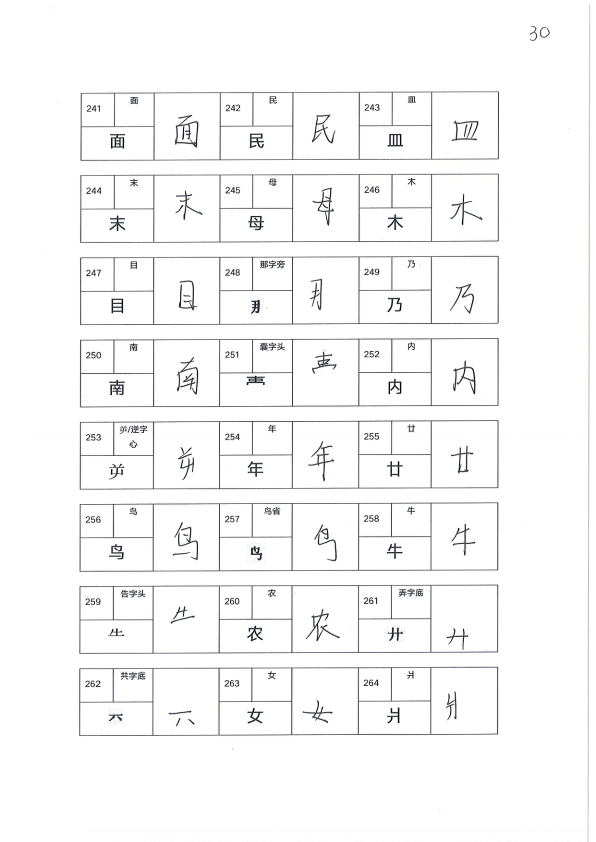
#> input picture wrong/11/30.jpg, 1191 x 1684 px, given as the content of the folder image/, which was not available (shown at 1/2 size)
$ python split.py   (older library calls are emulated)
#> lines starting #> are read from the running program, lines starting #| are printed output that depends on the picture; after the words box and inside, x2 and y2 are one past the last pixel; in counts of white or black regions, pixels touching at a corner belong together; pictures that were not available may be replaced by others from this repository, and a replacement may not be noted
import cv2
import numpy as np

from sklearn.cluster import KMeans

import os


class Interception:
    def __init__(self):
        self.min_area = 1000    # 过滤掉太小的矩形
        self.max_area = 7000    # 手写字框的面积
        self.save_dir = "dataset/"    # 结果保存到哪里
        self.image_dir = "image/"     # 从哪个文件夹开始识别
        self.handled_image = None
        self.path_list = os.listdir(self.image_dir)
        self.raw_image = None       # 读取的图片
        self.result_image = None    # 拷贝一份用于扣字
        self.kernel = np.ones((3, 3), np.uint8)
        self.contour_list = []      # 识别到的轮廓
        self.axis_contour_list = [] # 轮廓的所有信息+编号
        self.rounds = 0

    def show(self, name, image):
        height, width = image.shape[:2]
        image = cv2.resize(image, (int(width/2), int(height/2)))
        cv2.imshow(name, image)
        cv2.waitKey(0)
        # [6 lines of commented-out code are left out]

    def readImage(self, image_name):
        # 读取图片
#> called with image_name = '30.jpg/30.jpg'
        image_path = self.image_dir + image_name
        self.raw_image = cv2.imread(image_path)
#> self.raw_image is the input picture: shape (1684, 1191, 3); mean B, G, R 248.1, 248, 247.9
        self.result_image = self.raw_image.copy()

    def prehandle(self, image):
        gray = cv2.cvtColor(image, cv2.COLOR_BGR2GRAY)
        Laplacian=cv2.Laplacian(gray,cv2.CV_8U,ksize=3)
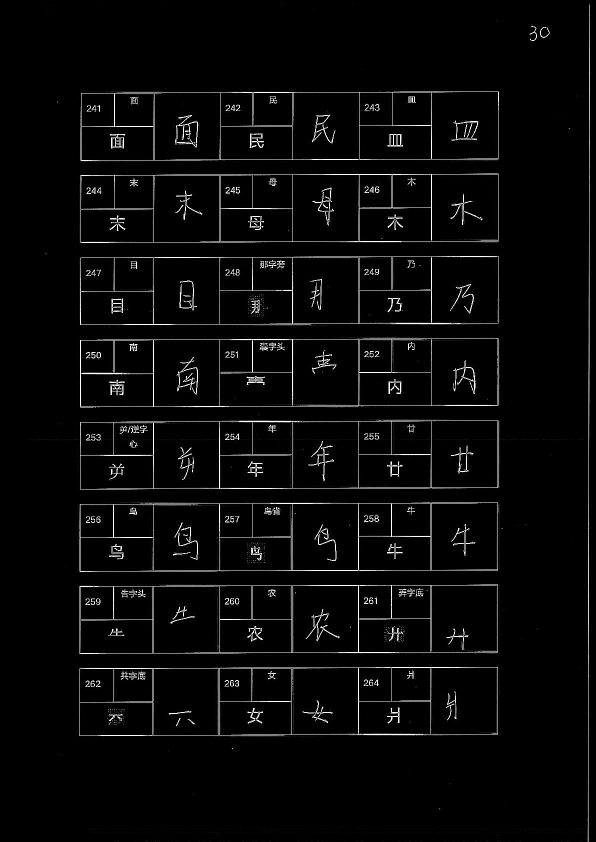
#> Laplacian: shape (1684, 1191) (shown at 1/2 size); min 0, max 255, mean 8.4
        ret, binary = cv2.threshold(Laplacian, 180, 255, cv2.THRESH_BINARY)
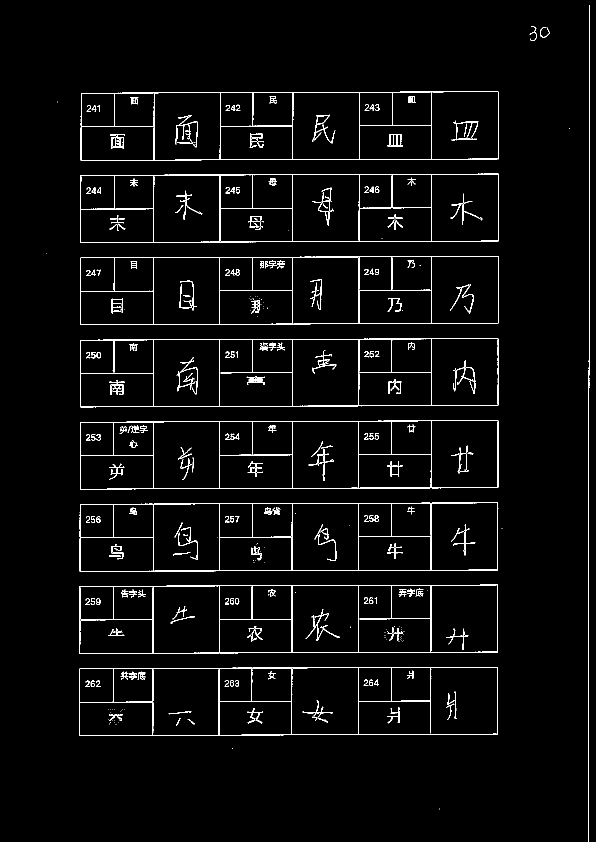
#> binary: shape (1684, 1191) (shown at 1/2 size); 2.9% white in thin lines or dots
        dilate_detected_image = cv2.dilate(binary, self.kernel, iterations=2)
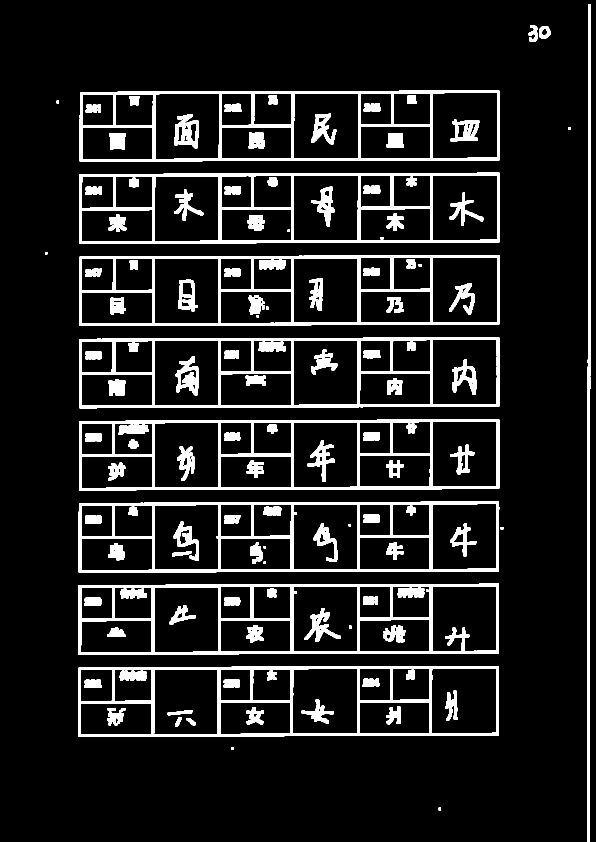
#> dilate_detected_image: shape (1684, 1191) (shown at 1/2 size); 11.1% white; 130 white regions
        return dilate_detected_image

    def do(self):
        if len(self.path_list) == 0:
            return
        for page_num in self.path_list:
            if page_num == str(0):
                continue
            images = os.listdir(f'{self.image_dir}/{page_num}')
            for person_image in images:
                file_name = person_image.replace(".jpg", "")
                self.rounds += 1
                print("\033[1;37m 识别进度==================>{0}%  |  共{1}张图片\033[0m".format(self.rounds/len(self.path_list), len(self.path_list)))
                self.readImage(f'{page_num}/{person_image}')             # 读取图片并备份
                prehandled_image = self.prehandle(self.raw_image)
                # self.show("black", prehandled_image)
                # 找轮廓
                contours, hierarchy = cv2.findContours(prehandled_image, cv2.RETR_LIST, cv2.CHAIN_APPROX_SIMPLE)
#> contours = 338 contours, 66 with area under 20; largest, box (x1, y1, x2, y2) and area: (157, 1003, 999, 1146) 116446, (159, 181, 1000, 324) 116416, (157, 1167, 998, 1310) 116312, (157, 1332, 998, 1474) 116240, (159, 345, 999, 488) 116229
                self.contour_list = []
                # axis_contour_list为所有的坐标信息，未排序
                self.axis_contour_list = []
                # i = 1
                for contour in contours:
                    approx = cv2.approxPolyDP(contour, 0.02*cv2.arcLength(contour, True), True)
                    area = cv2.contourArea(contour)
                    if area < self.min_area:
                        continue
                    if (len(approx) == 4):
                        (x, y, w, h) = cv2.boundingRect(approx)
                        if h*1.5 < w:
                            continue
                        if w*h < self.max_area:
                            continue
                        self.contour_list.append(contour)
                        # self.show("name", self.raw_image)
                        self.axis_contour_list.append([x, y, w, h])
                        cv2.drawContours(self.result_image, self.contour_list, -1, (0,0,255), 2)
#> this loop made 338 passes
#> (approx, area, x, y, w, h) on passes 15, 16, 17, 27, 28, 30, 31, 32: ([[161, 1407], [302, 1406], [303, 1467], [162, 1469]], 8835.5, 161, 1406, 143, 64), ([[440, 1406], [580, 1405], [581, 1466], [441, 1468]], 8780.5, 440, 1405, 142, 64), ([[719, 1405], [858, 1404], [859, 1465], [720, 1466]], 8678, 719, 1404, 141, 63), ([[228, 1340], [302, 1339], [303, 1400], [229, 1402]], 4669.5, 228, 1339, 76, 64), ([[161, 1340], [223, 1339], [224, 1400], [162, 1402]], 3965.5, 161, 1339, 64, 64), ([[506, 1339], [580, 1338], [581, 1399], [506, 1401]], 4698, 506, 1338, 76, 64), ([[441, 1338], [501, 1339], [500, 1401], [440, 1400]], 3841, 440, 1338, 62, 64), ([[309, 1338], [435, 1339], [434, 1468], [307, 1467]], 16509.5, 307, 1338, 129, 131)
#> (area, x, y, w, h) on passes 71 to 76: (16587.5, 308, 1174, 129, 131), (4664, 229, 1174, 75, 64), (3868.5, 162, 1174, 63, 64), (16601.5, 586, 1173, 129, 131), (4723, 506, 1173, 76, 64), (3841, 440, 1173, 62, 64)
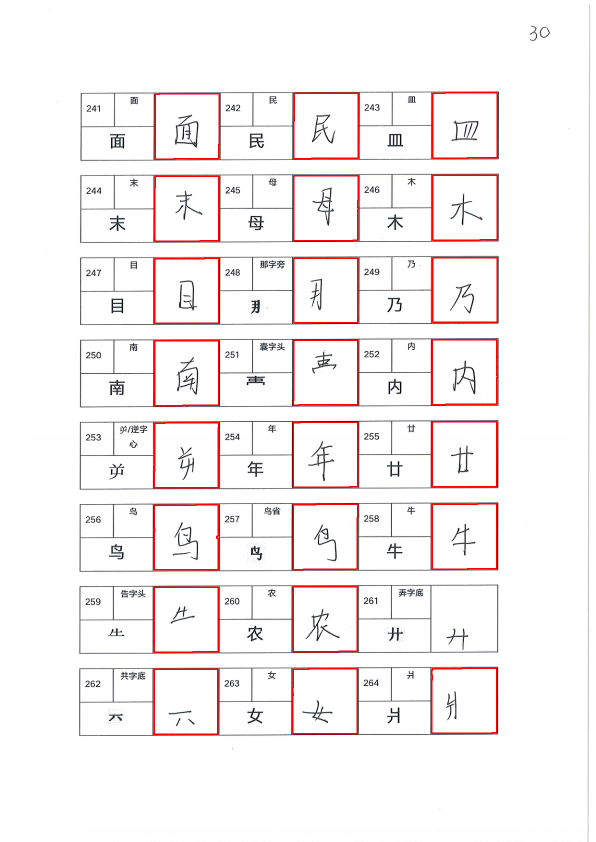
#> self.result_image: shape (1684, 1191, 3) (shown at 1/2 size); 1.78% of pixels changed, all inside (x1, y1, x2, y2) = (306, 184, 996, 1470)
#> after the loop, self.axis_contour_list = 23 items, first 6: [307, 1338, 129, 131], [585, 1338, 130, 130], [864, 1336, 130, 131], [308, 1174, 129, 131], [586, 1173, 129, 131], [308, 1009, 129, 131]; self.contour_list = 23 contours; largest, box (x1, y1, x2, y2) and area: (863, 1336, 994, 1467) 16814, (865, 185, 995, 317) 16814, (864, 843, 994, 974) 16768, (587, 186, 717, 318) 16749, (864, 1007, 994, 1139) 16748

                if not (len(self.axis_contour_list) == 24 or len(self.axis_contour_list) == 10):
                    wrong_path = f"wrong/{page_num}"
                    print(f"{page_num}/{person_image}页面有错误")
                    if not os.path.exists(wrong_path):
                        os.makedirs(wrong_path)
                    cv2.imwrite(f"{wrong_path}/{person_image}", self.raw_image)
                    cv2.imwrite(f"{wrong_path}/{person_image}+bw.jpg", self.result_image)
                    continue
                # lx存有x坐标，对x进行聚类
                lx = []
                for i in range(0, len(self.axis_contour_list)):
                    x = self.axis_contour_list[i][0]
                    lx.append([x])
                # 先对列进行聚类，分成3列，然后依次排序
                kmeans = KMeans(n_clusters=3, n_init="auto").fit(lx)
                xy = [[], [], []]
                for i, k_label in enumerate(kmeans.labels_):
                    if(k_label == 0):
                        xy[0].append(self.axis_contour_list[i])
                    elif(k_label == 1):
                        xy[1].append(self.axis_contour_list[i])
                    else:
                        xy[2].append(self.axis_contour_list[i])
                # 对xy进行排序，拿到排好序的列列表，每一列同样排好序
                xy = [sorted(xy[0], key=lambda x:x[1]), sorted(xy[1], key=lambda x:x[1]), sorted(xy[2], key=lambda x:x[1])]
                xy = sorted(xy, key=lambda x:x[0][0])
                # 每一页的字数
                each_num = 24
                if int(page_num) == 22:
                    each_num = 10
                # 最终的有序的一维坐标向量
                ordered_coordinate = [0]*each_num
                # 先拿到每一列
                for index_of_row, row_list in enumerate(xy):
                    # 遍历每一个,最后按行输出
                    for index_of_col, row in enumerate(row_list):
                        # 每一页都有一个偏移量（24个字）
                        num = index_of_col*3+index_of_row
                        # print(num)
                        ordered_coordinate[num] = [row, num + (int(page_num)-1)*24]

                print(f"{page_num}/{person_image}页面")
                for cordi in ordered_coordinate:
                    # print(cordi)
                    # 框出来
                    x = cordi[0][0]
                    y = cordi[0][1]
                    w = cordi[0][2]
                    h = cordi[0][3]
                    num = cordi[1]+1
                    image = self.result_image[y+5:y+h-5, x+5:x+w-5]
                    cv2.rectangle(self.raw_image, (x-w-w//14-8, y+10), (x-w//2-w//10-20, y+h//2-5), (0, 0, 255), 2)
                    cv2.putText(self.raw_image, str(num), (x-w, y-10), cv2.FONT_HERSHEY_SIMPLEX, 0.7, (0, 0, 255), 2)
                    save_path = self.save_dir + '/' + str(num)
                    if not os.path.exists(save_path):
                        os.makedirs(save_path)
                    cv2.imwrite(save_path + '/' + file_name + ".png", image)
                    # self.show("sdf", self.raw_image)

if __name__ == "__main__":
    interception = Interception()
    interception.do()
    print("finish")
